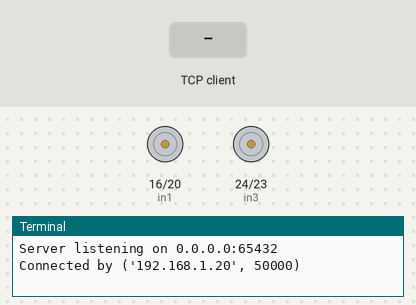
Bench run of a program on a simulated Raspberry Pi (BCM pin numbers). Parts: motor-driver pin pairs drawn as motors (green arrow = first pin HIGH = forward, orange = second pin HIGH = backward, longer = more drive, scaled by the enable pin), the last lines printed to the terminal. The inputs (shaded band) are chosen by the test bench. One TCP client connects 1 s after the port opens and stays connected.

Above: at 1.2 s.
1.3 s: the TCP client sends "1\n"
At 2.2 s:
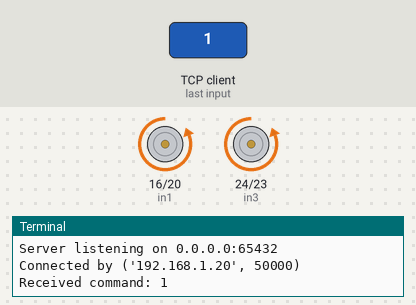
4.0 s: the TCP client sends "2\n"
At 4.7 s:
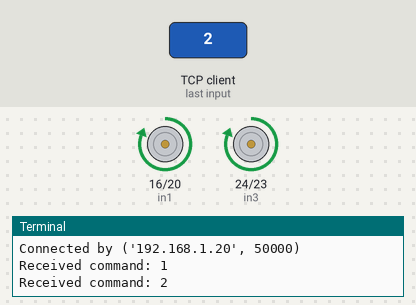
6.7 s: the TCP client sends "3\n"
At 6.9 s:
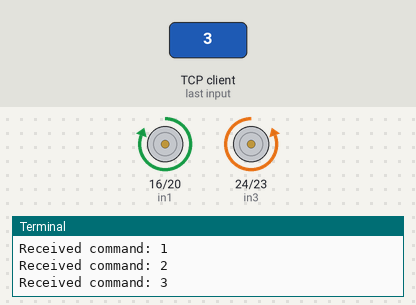
8.6 s: the TCP client sends "4\n"
At 8.8 s:
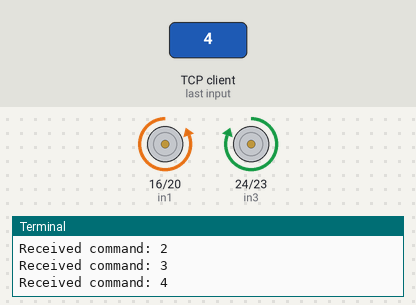
Timing chart, 0 to 11.5 s (numbered marks = the images above; inputs shaded):
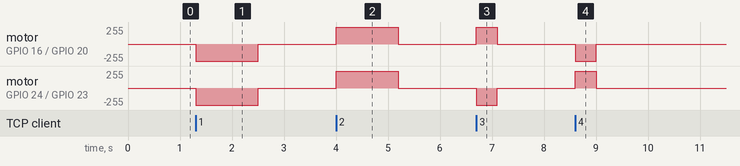

Measured:
- after the input at 1.3 s, motor on GPIO 16 (in1) / GPIO 20 (in2), motor on GPIO 24 (in3) / GPIO 23 (in4): stopped → backward 255/255 at once, → stopped 1.2 s later
- after the input at 4.0 s, motor on GPIO 16 (in1) / GPIO 20 (in2), motor on GPIO 24 (in3) / GPIO 23 (in4): stopped → forward 255/255 at once, → stopped 1.2 s later
- after the input at 6.7 s, motor on GPIO 16 (in1) / GPIO 20 (in2): stopped → forward 255/255 at once, → stopped 0.40 s later; motor on GPIO 24 (in3) / GPIO 23 (in4): stopped → backward 255/255 at once, → stopped 0.40 s later
- after the input at 8.6 s, motor on GPIO 16 (in1) / GPIO 20 (in2): stopped → backward 255/255 at once, → stopped 0.40 s later; motor on GPIO 24 (in3) / GPIO 23 (in4): stopped → forward 255/255 at once, → stopped 0.40 s later

The program:

rpi_listen_drive.py
```python
import RPi.GPIO as GPIO
import socket
import time

# Motor pins setup
in1 = 16  # Motor 1 Direction Pin 1 (Left motor)
in2 = 20  # Motor 1 Direction Pin 2
en1 = 21  # Motor 1 Speed (PWM)

in3 = 24  # Motor 2 Direction Pin 1 (Right motor)
in4 = 23  # Motor 2 Direction Pin 2
en2 = 25  # Motor 2 Speed (PWM)

DEFAULT_SPEED = 100  # PWM duty cycle (0-100%)

def set_motors(motor1_dir1, motor1_dir2, motor2_dir1, motor2_dir2):
    GPIO.output(in1, motor1_dir1)
    GPIO.output(in2, motor1_dir2)
    GPIO.output(in3, motor2_dir1)
    GPIO.output(in4, motor2_dir2)

def stop_motors():
    set_motors(GPIO.LOW, GPIO.LOW, GPIO.LOW, GPIO.LOW)

def main():
    GPIO.setmode(GPIO.BCM)

    GPIO.setup(in1, GPIO.OUT)
    GPIO.setup(in2, GPIO.OUT)
    GPIO.setup(en1, GPIO.OUT)
    GPIO.output(in1, GPIO.LOW)
    GPIO.output(in2, GPIO.LOW)

    GPIO.setup(in3, GPIO.OUT)
    GPIO.setup(in4, GPIO.OUT)
    GPIO.setup(en2, GPIO.OUT)
    GPIO.output(in3, GPIO.LOW)
    GPIO.output(in4, GPIO.LOW)

    p1 = GPIO.PWM(en1, 100)
    p2 = GPIO.PWM(en2, 100)

    p1.start(DEFAULT_SPEED)
    p2.start(DEFAULT_SPEED)

    HOST = '0.0.0.0'  # Listen on all interfaces
    PORT = 65432      # Port number

    with socket.socket(socket.AF_INET, socket.SOCK_STREAM) as s:
        s.bind((HOST, PORT))
        s.listen()
        print(f'Server listening on {HOST}:{PORT}')

        try:
            while True:
                conn, addr = s.accept()
                with conn:
                    print(f'Connected by {addr}')
                    while True:
                        data = conn.recv(1024)
                        if not data:
                            break
                        command = data.decode('utf-8').strip()
                        print(f'Received command: {command}')

                        if command == '1':  # Forward (2 seconds)
                            set_motors(GPIO.LOW, GPIO.HIGH, GPIO.LOW, GPIO.HIGH)
                            conn.sendall(b'Moving forward for 2 seconds\n')
                            time.sleep(1.2)
                            stop_motors()

                        elif command == '2':  # Backward (2 seconds)
                            set_motors(GPIO.HIGH, GPIO.LOW, GPIO.HIGH, GPIO.LOW)
                            conn.sendall(b'Moving backward for 2 seconds\n')
                            time.sleep(1.2)
                            stop_motors()

                        elif command == '3':  # Left (0.6 seconds)
                            set_motors(GPIO.HIGH, GPIO.LOW, GPIO.LOW, GPIO.HIGH)
                            conn.sendall(b'Turning left for 0.6 seconds\n')
                            time.sleep(0.4)
                            stop_motors()

                        elif command == '4':  # Right (0.6 seconds)
                            set_motors(GPIO.LOW, GPIO.HIGH, GPIO.HIGH, GPIO.LOW)
                            conn.sendall(b'Turning right for 0.6 seconds\n')
                            time.sleep(0.4)
                            stop_motors()

                        elif command == 'stop':  # Stop immediately
                            stop_motors()
                            conn.sendall(b'Stopped\n')

                        else:
                            conn.sendall(b'Unknown command\n')

                    stop_motors()  # Stop motors when connection closes

        except KeyboardInterrupt:
            print("Server interrupted by user")

        finally:
            stop_motors()
            p1.stop()
            p2.stop()
            GPIO.cleanup()
            print("Cleaned up GPIO and stopped PWM")

if __name__ == '__main__':
    main()
```
